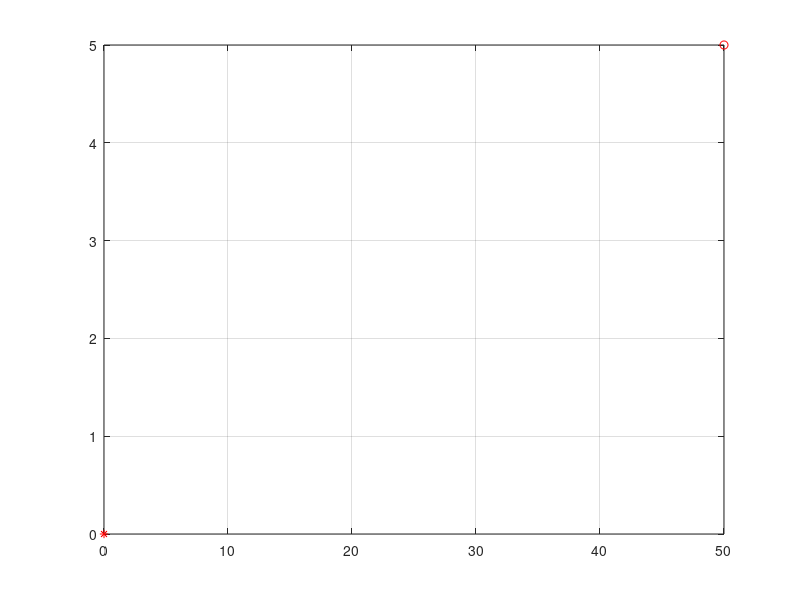

Recreate this plot in MATLAB. (Note: this script raises an error after producing the figure.)
%% Simulation set-up for the 
clear all;close all;clc
warning off
%% initilize the system
Ts = 0.05;
N =10;
%Initial Position and Heading
x_car =0;
y_car =0;
psi =0;         
v= 5.0; % m/s

a_ini = 0.0; % initial acceleration
alpha_ini= 0; % last steering angle 
memory = [x_car,y_car,psi, v, a_ini, alpha_ini]; % Last state
%% The destination
x_goal = 50; 
y_goal = 5;
psi_goal =0; 
v_goal = 5.0; % stop at the end 

Goal_inf = [x_goal,y_goal,psi_goal, v_goal]; 

figure(1)
plot(x_car,y_car,'r*',x_goal,y_goal,'ro')
grid on; 
%legend('Initial Position','Goal','Location','best');
hold on;
%% MPC control iterations
x_h = [];
y_h = [];
v_h = [];
delta_h = [];
a_h = [];
h =2;
i = 1;
while i   % Control iteration
    
    %updtae the initial state
    x_car0 = x_car;
    y_car0 = y_car;
    psi0 = psi;
    v_car0 = v;
    
% [v ,alpha, memory] = controller_lqr(x_car,y_car,psi,memory,Goal_inf, N);
 % [a ,alpha, memory] = controller_mpc(x_car,y_car,psi,v ,memory,Goal_inf, N);
 [a ,alpha, memory] = controller_mpc_Tunner(x_car,y_car,psi,v ,memory,Goal_inf, N);
   a_cmd = a
   delta_f = alpha
    
    sim bic_3.slx
    % can be replaced by a discrete vehicle model
    
    x_car=x_state.Data(h);
    y_car=y_state.Data(h);
    % plot(x_state.Data, y_state.Data)
    psi= psi_state.Data(h);
    v = v_state.Data(h);
    %plot(v_state.Data);

   
    x_h = [x_h;x_car];
    y_h = [y_h;y_car];
    v_h = [v_h;v];
    delta_h = [delta_h, delta_f];
    a_h = [a_h, a];
    
    i = i+1;
    if (abs(x_car - x_goal) <0.2&& abs(y_car - y_goal) <0.2)&&abs(psi - psi_goal) <0.1 ||i >10000
        disp('reach goal')
        break
    end
 
 figure(1)
 plot(x_car,y_car, 'ob');hold on
    
end
%% final plot

time = Ts*(0:1:length(v_h)-1);

figure(1)
plot(x_h, y_h,'ob-');
xlabel('X[m]')
ylabel('Y[m]')
title('Path')
figure
subplot(2,1,1)
plot(time,v_h*3.6);
ylabel('Velocity[km/h]')
subplot(2,1,2)
plot(time,delta_h/pi*180);
ylabel('Front Wheel Steering Angle[Deg]')
